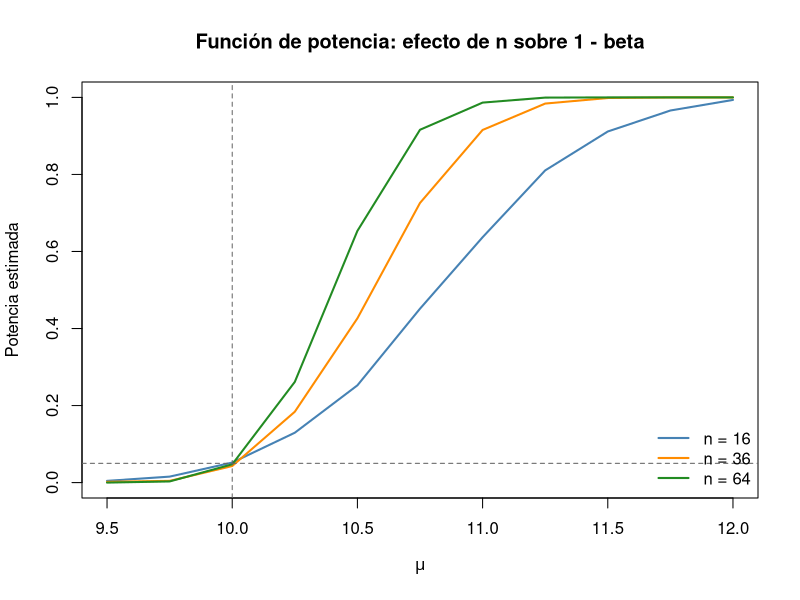
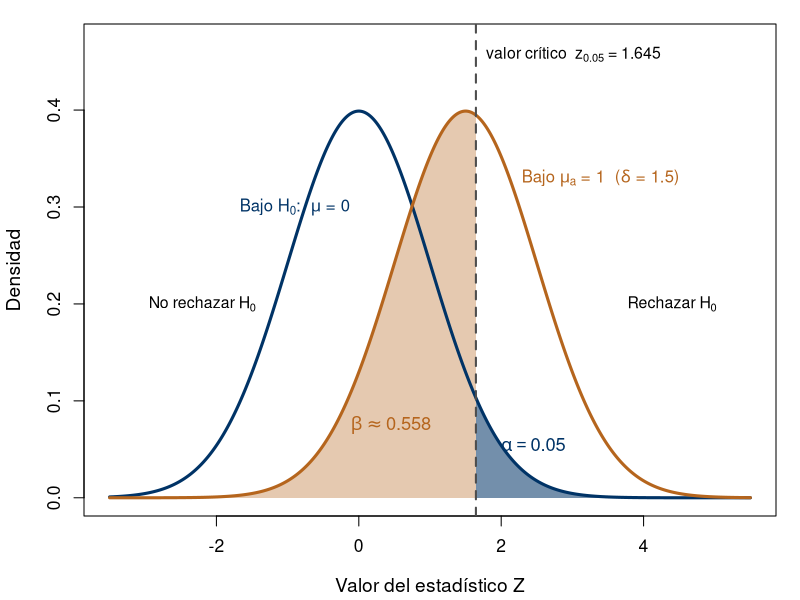
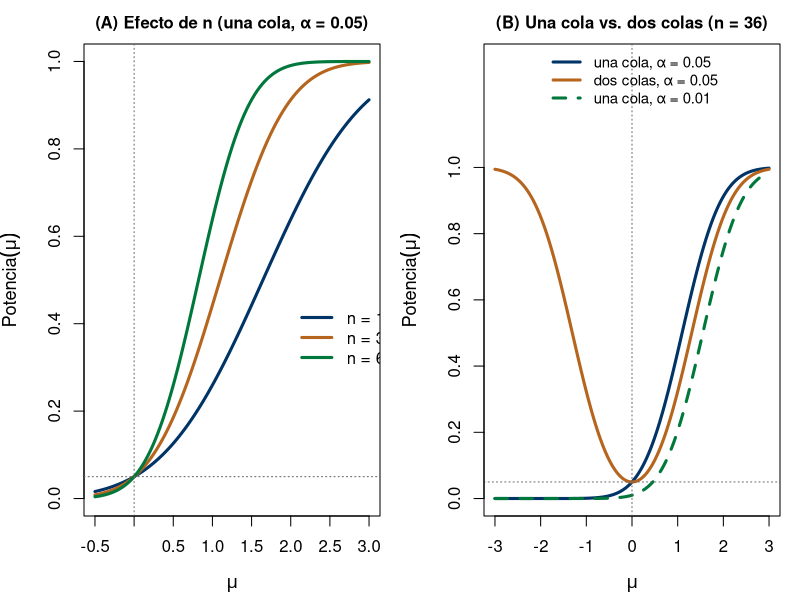
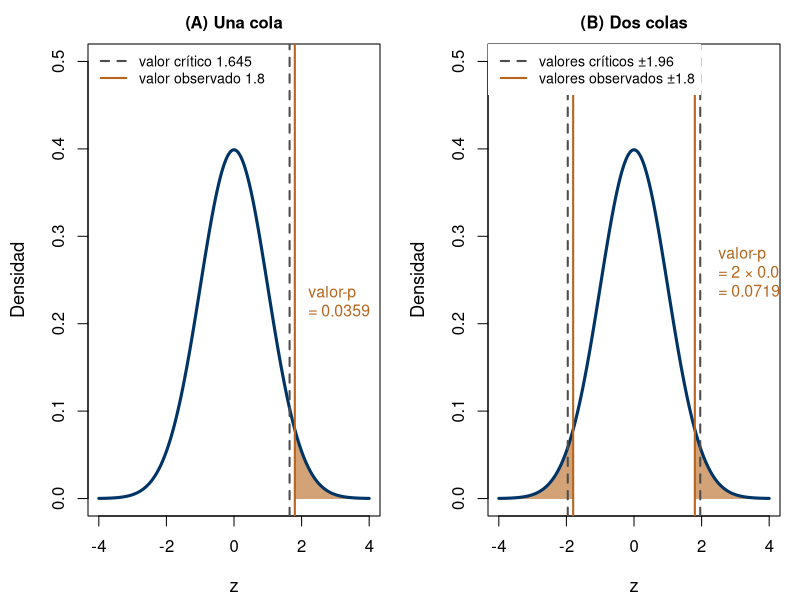
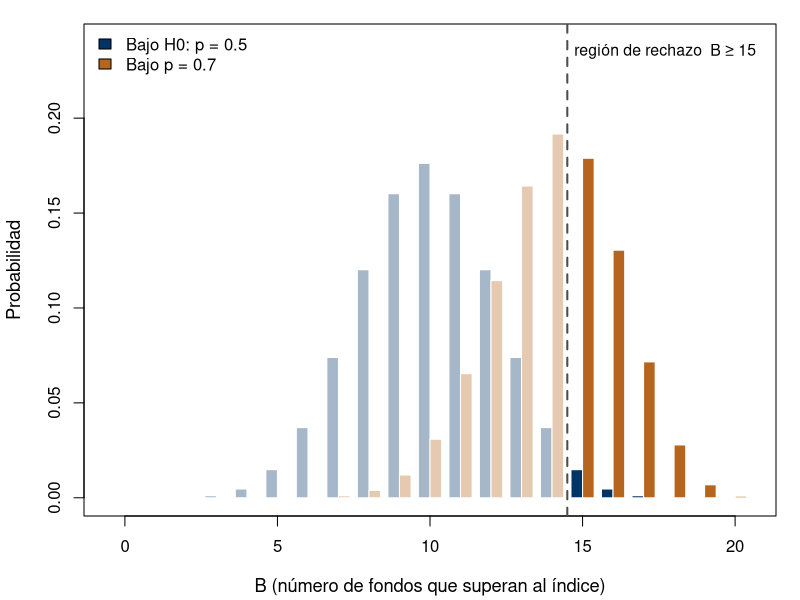
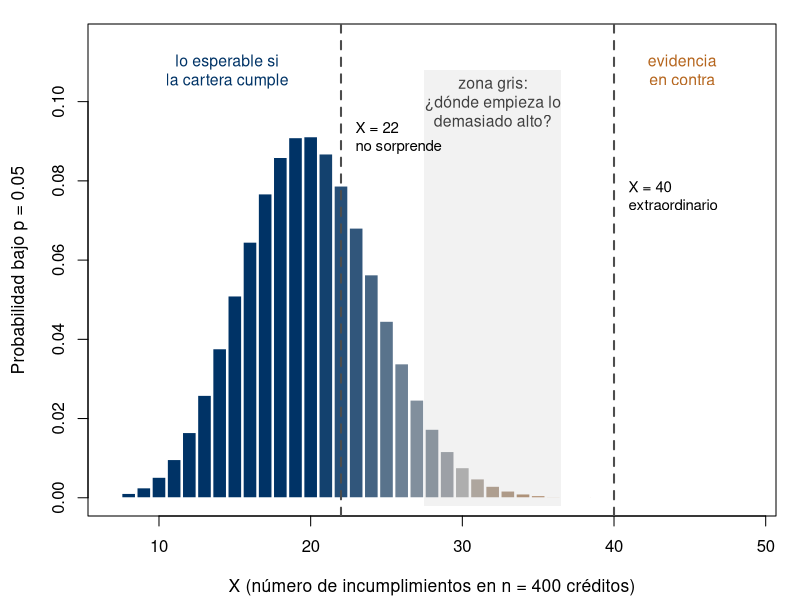

These figures' R source, in order:
# ==============================================================
# Capítulo 6 - Pruebas de Hipótesis Paramétricas
# Inferencia Estadística, EST-11102, ITAM
# ==============================================================

# --------------------------------------------------------------
# 1. Prueba para la media: muestra grande (Z) y población normal
#    con varianza desconocida (t), verificada contra t.test()
#    (Secciones 6.8.1 y 6.10.2)
# --------------------------------------------------------------

# --- Muestra grande: rendimiento medio de un fondo (Ejemplo 6.x) ---
n_fondo    <- 64
xbar_fondo <- 0.011
s_fondo    <- 0.040
mu0        <- 0

z_obs <- sqrt(n_fondo) * (xbar_fondo - mu0) / s_fondo
valor_p_dos_colas <- 2 * (1 - pnorm(abs(z_obs)))
cat("Prueba Z para la media (muestra grande):\n")
cat("  z_obs =", round(z_obs, 3), "  valor-p =", round(valor_p_dos_colas, 4), "\n\n")

# --- Población normal, varianza desconocida: rendimiento de una acción ---
# Construimos una muestra simulada cuya media y desviación estándar
# muestrales coinciden EXACTAMENTE con las del Ejemplo 6.10.2 del libro
# (xbar = 1.8%, s = 3.2%), reescalando un vector normal estándar, para
# poder verificar el cálculo "a mano" contra t.test() con esos mismos
# números.
set.seed(301)
n_accion <- 16
xbar_objetivo <- 0.018
s_objetivo    <- 0.032
z_aux <- rnorm(n_accion)
rend  <- (z_aux - mean(z_aux)) / sd(z_aux) * s_objetivo + xbar_objetivo

mu0_accion <- 0.01
xbar <- mean(rend)
s    <- sd(rend)
t_obs <- sqrt(n_accion) * (xbar - mu0_accion) / s
valor_p_t <- 1 - pt(t_obs, df = n_accion - 1)   # H1: mu > mu0, una cola derecha

cat("Prueba t para la media (poblacion normal, sigma desconocida):\n")
cat("  t_obs =", round(t_obs, 3), "  valor-p =", round(valor_p_t, 4), "\n")

# Verificación con t.test(): la hipótesis alternativa "greater"
# corresponde a H1: mu > mu0
print(t.test(rend, mu = mu0_accion, alternative = "greater"))


# --------------------------------------------------------------
# 2. Prueba binomial exacta para una proporción con muestra
#    pequeña, verificada contra binom.test()
#    (Sección 6.9)
# --------------------------------------------------------------

n_campana <- 10
x_campana <- 8
p0_campana <- 0.5

# Cálculo "a mano" del valor-p, H1: p > p0
valor_p_binom <- sum(dbinom(x_campana:n_campana, size = n_campana, prob = p0_campana))
cat("\nPrueba binomial exacta (a mano):\n")
cat("  valor-p =", round(valor_p_binom, 4), "\n")

# Verificación con binom.test()
print(binom.test(x_campana, n_campana, p = p0_campana, alternative = "greater"))


# --------------------------------------------------------------
# 3. Prueba chi-cuadrada para la varianza de una población normal
#    (Sección 6.10.3)
# --------------------------------------------------------------

n_fx      <- 25
s2_fx     <- 0.000441
sigma20   <- 0.000225   # volatilidad diaria historica al cuadrado

chi2_obs <- (n_fx - 1) * s2_fx / sigma20
valor_p_chi2 <- 1 - pchisq(chi2_obs, df = n_fx - 1)   # H1: sigma^2 > sigma0^2

cat("\nPrueba chi-cuadrada para la varianza:\n")
cat("  chi2_obs =", round(chi2_obs, 3),
    "  valor crítico (0.05) =", round(qchisq(0.95, df = n_fx - 1), 3),
    "  valor-p =", round(valor_p_chi2, 5), "\n")


# --------------------------------------------------------------
# 4. Diferencia de medias (varianzas iguales) y diferencia de
#    varianzas para dos poblaciones normales, verificadas contra
#    t.test(var.equal = TRUE) y var.test()
#    (Sección 6.12)
# --------------------------------------------------------------
set.seed(302)

# Igual que en el bloque anterior, reescalamos para que las medias y
# desviaciones estándar muestrales coincidan exactamente con las del
# Ejemplo 6.12.1 (clientes con/sin tarjeta de lealtad), y así verificar
# los cálculos "a mano" del libro contra t.test() y var.test().
reescalar <- function(n, media_obj, sd_obj) {
  z <- rnorm(n)
  (z - mean(z)) / sd(z) * sd_obj + media_obj
}

n1 <- 20; n2 <- 25
grupo1 <- reescalar(n1, 45.2, 8.1)   # clientes con tarjeta de lealtad
grupo2 <- reescalar(n2, 39.6, 7.4)   # clientes sin tarjeta

# --- Prueba F para diferencia de varianzas (Sección 6.12.2) ---
s1 <- sd(grupo1); s2 <- sd(grupo2)
F_obs <- s1^2 / s2^2
cat("\nPrueba F para diferencia de varianzas:\n")
cat("  F_obs =", round(F_obs, 3), "\n")
print(var.test(grupo1, grupo2))

# --- Prueba t para diferencia de medias, varianzas iguales (pooled) ---
sp2 <- ((n1 - 1) * s1^2 + (n2 - 1) * s2^2) / (n1 + n2 - 2)
sp  <- sqrt(sp2)
t_obs_dif <- (mean(grupo1) - mean(grupo2)) / (sp * sqrt(1 / n1 + 1 / n2))
gl <- n1 + n2 - 2

cat("\nPrueba t para diferencia de medias (varianzas iguales, pooled):\n")
cat("  s_p =", round(sp, 3), "  t_obs =", round(t_obs_dif, 3),
    "  valor crítico (0.05, dos colas) =", round(qt(0.975, df = gl), 3), "\n")

# Verificación con t.test(var.equal = TRUE)
print(t.test(grupo1, grupo2, var.equal = TRUE))


# --------------------------------------------------------------
# 5. Verificación numérica de la dualidad IC <-> pruebas de dos
#    colas (Teorema 6.13.1), usando el fondo del bloque 1
# --------------------------------------------------------------

alpha <- 0.05
z_c   <- qnorm(1 - alpha / 2)
margen <- z_c * s_fondo / sqrt(n_fondo)
ic_media <- c(xbar_fondo - margen, xbar_fondo + margen)

rechaza_prueba <- abs(z_obs) > z_c
rechaza_por_ic <- !(ic_media[1] <= mu0 && mu0 <= ic_media[2])

cat("\nDualidad IC <-> prueba de dos colas:\n")
cat("  IC 95% para mu: (", round(ic_media[1], 4), ",", round(ic_media[2], 4), ")\n")
cat("  Se rechaza H0 via la prueba Z?      ", rechaza_prueba, "\n")
cat("  mu0 = 0 cae fuera del IC 95%?       ", rechaza_por_ic, "\n")
cat("  Coinciden ambas conclusiones?       ", rechaza_prueba == rechaza_por_ic, "\n\n")


# --------------------------------------------------------------
# 6. Simulación Monte Carlo de la función de potencia
#    (Definición 6.4.3): P(rechazar H0 | theta verdadero),
#    para H0: mu = 10 vs. H1: mu > 10, sigma = 2 conocida,
#    en función de n y del verdadero mu.
# --------------------------------------------------------------
set.seed(303)

mu0_pot    <- 10
sigma_pot  <- 2
alpha_pot  <- 0.05
z_alpha    <- qnorm(1 - alpha_pot)
B_sim      <- 2000

potencia_mc <- function(n, mu_verdadero) {
  rechazos <- replicate(B_sim, {
    x <- rnorm(n, mean = mu_verdadero, sd = sigma_pot)
    z <- sqrt(n) * (mean(x) - mu0_pot) / sigma_pot
    z > z_alpha
  })
  mean(rechazos)
}

mus <- seq(9.5, 12, by = 0.25)
tamanos_n <- c(16, 36, 64)

potencia_mat <- sapply(tamanos_n, function(n) sapply(mus, potencia_mc, n = n))
colnames(potencia_mat) <- paste0("n=", tamanos_n)

cat("Potencia estimada por Monte Carlo (filas = mu verdadero, columnas = n):\n")
print(round(cbind(mu = mus, potencia_mat), 3))

matplot(mus, potencia_mat, type = "l", lwd = 2, lty = 1,
        col = c("steelblue", "darkorange", "forestgreen"),
        xlab = expression(mu), ylab = "Potencia estimada",
        main = "Función de potencia: efecto de n sobre 1 - beta")
abline(h = alpha_pot, lty = 2, col = "gray40")
abline(v = mu0_pot, lty = 2, col = "gray40")
legend("bottomright", legend = paste0("n = ", tamanos_n),
       col = c("steelblue", "darkorange", "forestgreen"), lwd = 2, bty = "n")

# ==============================================================
# BLOQUES DE LAS SECCIONES 6.1 A 6.4 (conceptos, errores, estadístico
# de prueba, región de rechazo, potencia y valor-p)
# Los bloques 7 a 9 generan las figuras y verifican las cifras del
# texto. Ejecutar con el directorio de trabajo en Figuras/ para que
# los .png caigan ahí.
# ==============================================================

try(Sys.setlocale("LC_CTYPE", "C.UTF-8"), silent = TRUE)
AZUL_ITAM  <- "#003366"
NARANJA    <- "#B5651D"
VERDE_ITAM <- "#00783C"
CORAL      <- "#C0432A"

# --------------------------------------------------------------
# 7. Figuras de la Sección 6.4
# --------------------------------------------------------------

# --- 7a. Errores tipo I y II de la prueba Z de una cola
#     (Figura 6.3; Ejemplo 6.4.2: n = 36, sigma = 4, alpha = 0.05, mu_a = 1)
alpha7 <- 0.05
delta7 <- sqrt(36) * 1 / 4                 # delta = 1.5
crit7  <- qnorm(1 - alpha7)                # 1.645
beta7  <- pnorm(crit7 - delta7)            # 0.5576

png("cap6_rechazo_errores.png", width = 2200, height = 1400, res = 220)
par(mar = c(4.2, 4.2, 1.2, 1.2))
x <- seq(-3.5, 5.5, length.out = 800)
plot(x, dnorm(x), type = "n", ylim = c(0, 0.47), xlim = c(-3.5, 5.5),
     xlab = "Valor del estadístico Z", ylab = "Densidad",
     cex.lab = 1.15, cex.axis = 1.05)
# beta: area bajo la alternativa a la izquierda del valor critico
xb <- seq(-3.5, crit7, length.out = 300)
polygon(c(xb, rev(xb)), c(dnorm(xb, delta7), rep(0, length(xb))),
        col = adjustcolor(NARANJA, 0.35), border = NA)
# alpha: area bajo H0 a la derecha del valor critico
xa <- seq(crit7, 5.5, length.out = 300)
polygon(c(xa, rev(xa)), c(dnorm(xa), rep(0, length(xa))),
        col = adjustcolor(AZUL_ITAM, 0.55), border = NA)
lines(x, dnorm(x), col = AZUL_ITAM, lwd = 3)
lines(x, dnorm(x, delta7), col = NARANJA, lwd = 3)
abline(v = crit7, lty = 2, lwd = 2, col = "gray30")
text(crit7, 0.455, expression(paste("valor crítico  ", z[0.05], " = 1.645")),
     pos = 4, cex = 0.95)
text(-0.9, 0.30, expression(paste("Bajo ", H[0], ":  ", mu, " = 0")),
     col = AZUL_ITAM, cex = 1.0)
text(3.4, 0.33, expression(paste("Bajo ", mu[a], " = 1  (", delta, " = 1.5)")),
     col = NARANJA, cex = 1.0)
text(2.45, 0.055, expression(alpha == 0.05), col = AZUL_ITAM, cex = 1.1)
text(0.45, 0.075, expression(beta %~~% 0.558), col = NARANJA, cex = 1.1)
text(-2.2, 0.2, expression(paste("No rechazar ", H[0])), cex = 0.95)
text(4.4, 0.2, expression(paste("Rechazar ", H[0])), cex = 0.95)
dev.off()

# --- 7b. Funcion de potencia de la prueba Z (Figura 6.4)
pot_una_cola <- function(mu, n, alpha, sigma = 4, mu0 = 0)
  1 - pnorm(qnorm(1 - alpha) - sqrt(n) * (mu - mu0) / sigma)
pot_dos_colas <- function(mu, n, alpha, sigma = 4, mu0 = 0) {
  d <- sqrt(n) * (mu - mu0) / sigma
  1 - pnorm(qnorm(1 - alpha / 2) - d) + pnorm(-qnorm(1 - alpha / 2) - d)
}

png("cap6_potencia.png", width = 2400, height = 1200, res = 220)
par(mfrow = c(1, 2), mar = c(4.2, 4.2, 2.2, 1.0))
mu_a <- seq(-0.5, 3, length.out = 300)
plot(mu_a, pot_una_cola(mu_a, 16, 0.05), type = "l", lwd = 3, col = AZUL_ITAM,
     ylim = c(0, 1), xlab = expression(mu), ylab = expression(Potencia(mu)),
     main = "(A) Efecto de n (una cola, α = 0.05)", cex.main = 1.0,
     cex.lab = 1.1)
lines(mu_a, pot_una_cola(mu_a, 36, 0.05), lwd = 3, col = NARANJA)
lines(mu_a, pot_una_cola(mu_a, 64, 0.05), lwd = 3, col = VERDE_ITAM)
abline(h = 0.05, lty = 3, col = "gray40"); abline(v = 0, lty = 3, col = "gray40")
legend(x = 1.95, y = 0.46, legend = c("n = 16", "n = 36", "n = 64"),
       col = c(AZUL_ITAM, NARANJA, VERDE_ITAM), lwd = 3, bty = "n")
mu_b <- seq(-3, 3, length.out = 400)
plot(mu_b, pot_una_cola(mu_b, 36, 0.05), type = "l", lwd = 3, col = AZUL_ITAM,
     ylim = c(0, 1.32), yaxt = "n", xlab = expression(mu), ylab = expression(Potencia(mu)),
     main = "(B) Una cola vs. dos colas (n = 36)", cex.main = 1.0,
     cex.lab = 1.1)
lines(mu_b, pot_dos_colas(mu_b, 36, 0.05), lwd = 3, col = NARANJA)
lines(mu_b, pot_una_cola(mu_b, 36, 0.01), lwd = 3, col = VERDE_ITAM, lty = 2)
abline(h = 0.05, lty = 3, col = "gray40"); abline(v = 0, lty = 3, col = "gray40")
axis(2, at = seq(0, 1, 0.2))
legend("top", legend = c("una cola, α = 0.05", "dos colas, α = 0.05", "una cola, α = 0.01"),
       col = c(AZUL_ITAM, NARANJA, VERDE_ITAM), lwd = 3, lty = c(1, 1, 2), bty = "n",
       cex = 0.9)
dev.off()

# --- 7c. Valor-p de una y de dos colas (Figura 6.5; Ejemplo 6.4.4; z_obs = 1.8)
zobs <- 1.8
png("cap6_valor_p.png", width = 2400, height = 1100, res = 220)
par(mfrow = c(1, 2), mar = c(4.2, 4.4, 2.2, 1.0))
x <- seq(-4, 4, length.out = 600)
# (A) una cola
plot(x, dnorm(x), type = "n", ylim = c(0, 0.5), xlab = "z", ylab = "Densidad",
     main = "(A) Una cola", cex.main = 1.0, cex.lab = 1.1)
xa <- seq(zobs, 4, length.out = 200)
polygon(c(xa, rev(xa)), c(dnorm(xa), rep(0, length(xa))),
        col = adjustcolor(NARANJA, 0.6), border = NA)
lines(x, dnorm(x), col = AZUL_ITAM, lwd = 3)
abline(v = qnorm(0.95), lty = 2, lwd = 2, col = "gray30")
abline(v = zobs, lwd = 2, col = NARANJA)
text(zobs + 0.1, 0.22, "valor-p\n= 0.0359", col = NARANJA, pos = 4, cex = 0.95)
legend("topleft", legend = c("valor crítico 1.645", "valor observado 1.8"),
       col = c("gray30", NARANJA), lty = c(2, 1), lwd = 2, bty = "n", cex = 0.85)
# (B) dos colas
plot(x, dnorm(x), type = "n", ylim = c(0, 0.5), xlab = "z", ylab = "Densidad",
     main = "(B) Dos colas", cex.main = 1.0, cex.lab = 1.1)
xr <- seq(zobs, 4, length.out = 200); xl <- seq(-4, -zobs, length.out = 200)
polygon(c(xr, rev(xr)), c(dnorm(xr), rep(0, length(xr))),
        col = adjustcolor(NARANJA, 0.6), border = NA)
polygon(c(xl, rev(xl)), c(dnorm(xl), rep(0, length(xl))),
        col = adjustcolor(NARANJA, 0.6), border = NA)
lines(x, dnorm(x), col = AZUL_ITAM, lwd = 3)
abline(v = c(-1, 1) * qnorm(0.975), lty = 2, lwd = 2, col = "gray30")
abline(v = c(-1, 1) * zobs, lwd = 2, col = NARANJA)
text(2.2, 0.25, "valor-p\n= 2 × 0.0359\n= 0.0719", col = NARANJA, pos = 4, cex = 0.95)
legend("topleft", legend = c("valores críticos ±1.96", "valores observados ±1.8"),
       col = c("gray30", NARANJA), lty = c(2, 1), lwd = 2, bty = "o", bg = "white",
       box.lty = 0, cex = 0.85)
dev.off()

# --- 7d. Region de rechazo con estadistico discreto (Figura 6.2)
#     Ejemplo 6.4.1: B ~ Bin(20, p), region {B >= 15}
png("cap6_binomial_rechazo.png", width = 2200, height = 1300, res = 220)
par(mar = c(4.2, 4.2, 1.2, 1.2))
k <- 0:20
w <- 0.38
plot(NA, xlim = c(-0.5, 20.5), ylim = c(0, 0.24), xlab = "B (número de fondos que superan al índice)",
     ylab = "Probabilidad", cex.lab = 1.1)
rect(k - w, 0, k, dbinom(k, 20, 0.5), col = ifelse(k >= 15, AZUL_ITAM, adjustcolor(AZUL_ITAM, 0.35)),
     border = "white")
rect(k, 0, k + w, dbinom(k, 20, 0.7), col = ifelse(k >= 15, NARANJA, adjustcolor(NARANJA, 0.35)),
     border = "white")
abline(v = 14.5, lty = 2, lwd = 2, col = "gray30")
text(14.4, 0.235, "región de rechazo  B ≥ 15", pos = 4, cex = 0.95)
legend("topleft", legend = c("Bajo H0: p = 0.5", "Bajo p = 0.7"),
       fill = c(AZUL_ITAM, NARANJA), bty = "n")
dev.off()

# --------------------------------------------------------------
# 8. Verificación numérica de las cifras de las Secciones 6.1 a 6.4
# --------------------------------------------------------------
cat("\n--- Cartera (Ejemplos 6.1.1 y 6.2.1): sd de X bajo p = 0.05, n = 400\n")
print(sqrt(400 * 0.05 * 0.95))

cat("\n--- Prueba de signos, n = 20 (Ejemplo 6.4.1, Cuadro 6.4)\n")
tab_bin <- data.frame(
  k        = 13:16,
  tamano   = round(1 - pbinom(12:15, 20, 0.5), 4),
  beta_07  = round(pbinom(12:15, 20, 0.7), 4))
tab_bin$potencia_07 <- round(1 - tab_bin$beta_07, 4)
print(tab_bin)
cat("valor-p (una cola) B = 15:", round(1 - pbinom(14, 20, 0.5), 4),
    " B = 14:", round(1 - pbinom(13, 20, 0.5), 4), "\n")
cat("binom.test (B = 15, una cola):",
    round(binom.test(15, 20, 0.5, alternative = "greater")$p.value, 4), "\n")

cat("\n--- Potencia y tamano de muestra (Ejemplos 6.4.2 y 6.4.3)\n")
cat("beta(1):", round(1 - pot_una_cola(1, 36, 0.05), 4),
    " potencia una cola:", round(pot_una_cola(1, 36, 0.05), 4),
    " potencia dos colas:", round(pot_dos_colas(1, 36, 0.05), 4), "\n")
n_una  <- (qnorm(0.95) + qnorm(0.90))^2 * 16 / 1
n_dos  <- (qnorm(0.975) + qnorm(0.90))^2 * 16 / 1
cat("n una cola:", round(n_una, 2), "-> ", ceiling(n_una),
    "  n dos colas (aprox.):", round(n_dos, 2), "-> ", ceiling(n_dos), "\n")
# n exacto en dos colas: menor n con potencia >= 0.90
n_dos_exacto <- which(pot_dos_colas(1, 1:400, 0.05) >= 0.90)[1]
cat("n dos colas (exacto):", n_dos_exacto, "\n")

cat("\n--- Valor-p (Ejemplos 6.3.1 y 6.4.4)\n")
cat("una cola:", round(1 - pnorm(1.8), 4), " dos colas:", round(2 * (1 - pnorm(1.8)), 4), "\n")

cat("\n--- Significancia estadistica vs. relevancia (Ejemplo 6.4.6)\n")
z_a <- sqrt(1e6) * 15 / 6000
z_b <- 4 * 2500 / 6000
cat("(a) z =", z_a, " valor-p dos colas =", round(2 * (1 - pnorm(z_a)), 4),
    " IC95 =", 15 + c(-1, 1) * 1.96 * 6000 / sqrt(1e6), "\n")
cat("(b) z =", round(z_b, 3), " valor-p dos colas =", round(2 * (1 - pnorm(z_b)), 4), "\n")

# --------------------------------------------------------------
# 9. Distribucion del valor-p bajo H0 (Proposicion 6.4.4)
# --------------------------------------------------------------
set.seed(306)
B_p <- 100000
# (a) estadistico continuo: prueba Z de una cola, n = 25, H0 cierta
p_cont <- replicate(B_p, {
  x <- rnorm(25)
  1 - pnorm(sqrt(25) * mean(x))
})
cat("\nContinuo: P(p <= 0.05) =", mean(p_cont <= 0.05),
    "  P(p <= 0.50) =", mean(p_cont <= 0.50), "\n")
# (b) estadistico discreto: B ~ Bin(10, 1/2), H1: p > 1/2
b_sim <- rbinom(B_p, 10, 0.5)
p_disc <- 1 - pbinom(b_sim - 1, 10, 0.5)
cat("Discreto: P(p <= 0.05) =", mean(p_disc <= 0.05),
    " (exacto:", round(1 - pbinom(8, 10, 0.5), 4), ")\n")

# --------------------------------------------------------------
# 10. Verificacion numerica de los ejercicios 6.4.3 a 6.4.9
#     (sin soluciones: son cifras de control para el profesor)
# --------------------------------------------------------------
cat("\n--- Ej. 6.4.3: beta y n (sigma = 5, mu0 = 50, mu_a = 52)\n")
cat("potencia n = 25:", round(pot_una_cola(52, 25, 0.05, sigma = 5, mu0 = 50), 4),
    " n minimo (90%):", ceiling((qnorm(0.95) + qnorm(0.90))^2 * 25 / 4), "\n")
cat("\n--- Ej. 6.4.4: dos colas, n = 25\n")
cat("potencia en 52:", round(pot_dos_colas(52, 25, 0.05, sigma = 5, mu0 = 50), 4),
    " en 48:", round(pot_dos_colas(48, 25, 0.05, sigma = 5, mu0 = 50), 4), "\n")
cat("\n--- Ej. 6.4.5: Bin(10, p), RR = {X >= c}\n")
print(data.frame(c = 7:9, tamano = round(1 - pbinom(6:8, 10, 0.5), 4),
                 pot_p08 = round(1 - pbinom(6:8, 10, 0.8), 4),
                 pot_p06 = round(1 - pbinom(6:8, 10, 0.6), 4)))
cat("\n--- Ej. 6.4.6: z_obs = -2.1\n")
cat("una cola:", round(pnorm(-2.1), 4), " dos colas:", round(2 * pnorm(-2.1), 4), "\n")
cat("\n--- Ej. 6.4.7: 12 aciertos de 15\n")
cat("una cola:", round(1 - pbinom(11, 15, 0.5), 4),
    " dos colas (doble):", round(2 * (1 - pbinom(11, 15, 0.5)), 4),
    " tamano de {X >= 12} (rechaza si p <= 0.05):",
    round(1 - pbinom(11, 15, 0.5), 4),
    " (con X = 11 el valor-p seria", round(1 - pbinom(10, 15, 0.5), 4), ")\n")
cat("\n--- Ej. 6.4.8: chi2, n = 21, s2 = 6.5, sigma0^2 = 4\n")
est8 <- 20 * 6.5 / 4
cat("estadistico:", est8, " valor critico:", round(qchisq(0.95, 20), 3),
    " valor-p:", round(1 - pchisq(est8, 20), 4),
    " potencia en sigma^2 = 8:", round(1 - pchisq(qchisq(0.95, 20) * 4 / 8, 20), 4), "\n")
cat("\n--- Ej. 6.4.9: n = 250000, sigma = 10, xbar = 0.05\n")
z9 <- sqrt(250000) * 0.05 / 10
cat("z =", z9, " valor-p =", round(2 * (1 - pnorm(z9)), 4),
    " IC95 =", 0.05 + c(-1, 1) * 1.96 * 10 / sqrt(250000), "\n")

# --------------------------------------------------------------
# 11. Figura del Ejemplo 6.1.1: distribucion de X bajo p = 0.05,
#     n = 400, con X = 22 y X = 40 marcados y una "zona gris" sin umbral
#     (Figura 6.1). Ejecutar desde Figuras/.
# --------------------------------------------------------------
png("cap6_cartera_zona_gris.png", width = 2200, height = 1200, res = 220)
par(mar = c(4.2, 4.4, 1.2, 1.2))
xs <- 8:44
pr <- dbinom(xs, 400, 0.05)
# color continuo de azul (esperable) a naranja (evidencia en contra), sin umbral
pal <- colorRampPalette(c(AZUL_ITAM, "gray70", NARANJA))(length(xs))
t_col <- pmin(pmax((xs - 20) / 20, 0), 1)
cols <- pal[1 + round(t_col * (length(xs) - 1))]
plot(NA, xlim = c(7, 49), ylim = c(0, 0.115), xlab = "X (número de incumplimientos en n = 400 créditos)",
     ylab = "Probabilidad bajo p = 0.05", cex.lab = 1.05)
rect(xs - 0.45, 0, xs + 0.45, pr, col = cols, border = "white")
# zona gris: banda sin trazo de umbral
rect(27.5, -0.002, 36.5, 0.108, col = adjustcolor("gray50", 0.10), border = NA)
text(32, 0.100, "zona gris:\n¿dónde empieza lo\ndemasiado alto?", cex = 0.95, col = "gray25")
abline(v = 22, lty = 2, lwd = 2, col = "gray30")
text(22.3, 0.090, "X = 22\nno sorprende", pos = 4, cex = 0.9)
abline(v = 40, lty = 2, lwd = 2, col = "gray30")
text(40.3, 0.075, "X = 40\nextraordinario", pos = 4, cex = 0.9)
text(14.5, 0.108, "lo esperable si\nla cartera cumple", cex = 0.95, col = AZUL_ITAM)
text(44.5, 0.108, "evidencia\nen contra", cex = 0.95, col = NARANJA)
dev.off()
